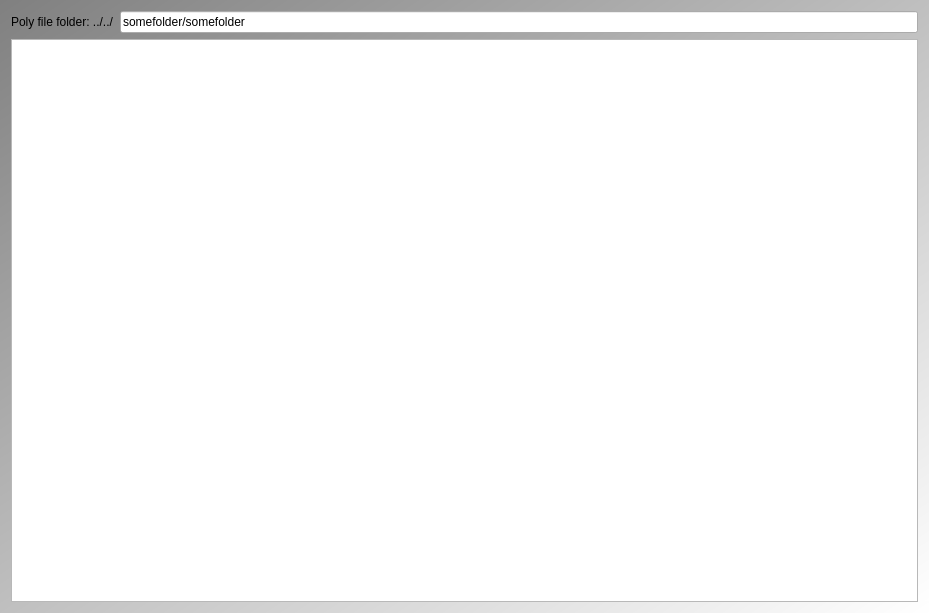
<?xml version="1.0" encoding="UTF-8"?>
<ui version="4.0">
 <class>QtTestPolyFileMainDialog</class>
 <widget class="QDialog" name="QtTestPolyFileMainDialog">
  <property name="geometry">
   <rect>
    <x>0</x>
    <y>0</y>
    <width>929</width>
    <height>613</height>
   </rect>
  </property>
  <property name="windowTitle">
   <string>TestPolyFile</string>
  </property>
  <property name="styleSheet">
   <string notr="true">QDialog { 
background-color: qlineargradient(x1: 0, y1: 0, x2: 1, y2: 1, stop: 0  #808080, stop: 1 #ffffff);
}
QLabel { font: 16px, &quot;monospace&quot; }
QLineEdit { font: 16px, &quot;monospace&quot; }</string>
  </property>
  <layout class="QGridLayout" name="gridLayout">
   <item row="0" column="0">
    <layout class="QHBoxLayout" name="horizontalLayout">
     <item>
      <widget class="QLabel" name="label_folder">
       <property name="text">
        <string>Poly file folder: ../../</string>
       </property>
      </widget>
     </item>
     <item>
      <widget class="QLineEdit" name="edit">
       <property name="text">
        <string>somefolder/somefolder</string>
       </property>
      </widget>
     </item>
    </layout>
   </item>
   <item row="1" column="0">
    <widget class="QPlainTextEdit" name="text_result"/>
   </item>
  </layout>
 </widget>
 <resources/>
 <connections/>
</ui>
